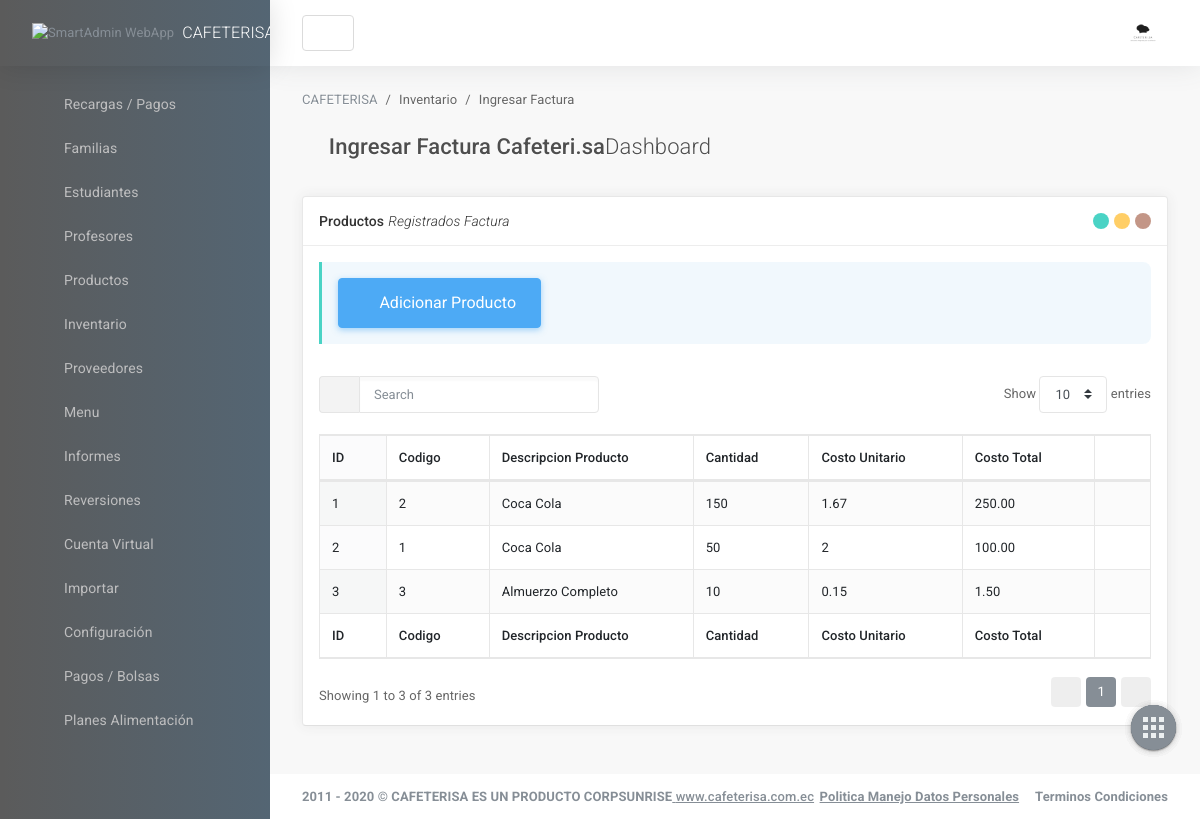
Page /ingresarFacturaProveedor.php on the committed database.
### tables this page shows
CREATE TABLE compras_proveedor (
	id_compra_proveedor   			int(255) auto_increment not null,
	id_proveedor  		int(255) not null,
	id_producto 		int(255) not null,
	precio_compra  		float(200,2) not null,
	cantidad_compra		int(255) not null,
	fecha_compra		date not null,
	hora_compra			time not null,
	CONSTRAINT pk_compras_proveedor PRIMARY KEY(id_compra_proveedor),
	CONSTRAINT fk_compra_producto FOREIGN KEY(id_producto) REFERENCES productos(id_producto),
	CONSTRAINT fk_compra_proveedor FOREIGN KEY(id_proveedor) REFERENCES proveedores(id_proveedor)
);

CREATE TABLE productos (
	id_producto   		int(255) auto_increment not null,
	id_categoria		int(255) not null,
	id_clave_autorizacion int(255) not null,
	codigo_barras_producto		varchar(100),
	titulo_producto	  	varchar(100) not null,
	descripcion_producto	text,
	costo_producto			float(200,2) not null,
	precio_venta_producto	float(200,2) not null,
	cantidad_producto		int(255) not null,
	disponibilidad_inventario	char(1) not null,
	disponibilidad_precompra	char(1) not null,
	imagen_producto				varchar(255),
	CONSTRAINT pk_productos PRIMARY KEY(id_producto),
	CONSTRAINT fk_producto_categoria FOREIGN KEY(id_categoria) REFERENCES categorias_producto(id_categoria)
);

### include/helpers.php (called while the page is built, shortened)
<?php
	function conseguir_compras_proveedor($conexion, $codigoProveedor = null){
		$sql = "SELECT id_compra_proveedor AS CODIGO, cp.id_proveedor AS ID_PROVEEDOR, pr.codigo_proveedor AS IDENTIFICACION, pr.nombre_proveedor AS NOMBRE_PROVEEDOR, precio_compra AS COSTO, cantidad_compra AS CANTIDAD, fecha_compra AS FECHA, hora_compra AS HORA, p.titulo_producto AS DESCRIPCION_PRODUCTO FROM compras_proveedor cp INNER JOIN productos p ON cp.id_producto = p.id_producto INNER JOIN proveedores pr ON cp.id_proveedor = pr.id_proveedor ORDER BY fecha_compra DESC";
		$compras_proveedor = mysqli_query($conexion, $sql);
		$result = array();
		if ($compras_proveedor && mysqli_num_rows($compras_proveedor) >=1) {
			$result = $compras_proveedor;
		}
		return $result;
	}
?>

### ingresarFacturaProveedor.php (the view, shortened to what this page needs)
<?php
require_once 'include/cabecera.php';
require_once 'include/helpers.php';
require_once 'include/conexion.php';
?>
<?php
        $idProveedor = null;
?>
<main id="js-page-content" role="main" class="page-content">
    <ol class="breadcrumb page-breadcrumb">
        <li class="breadcrumb-item"><a href="javascript:void(0);">CAFETERISA</a></li>
        <li class="breadcrumb-item">Inventario</li>
        <li class="breadcrumb-item">Ingresar Factura</li>
    </ol>
    <div class="subheader">
        <h1 class="subheader-title">
            <i class='subheader-icon fal fa-home'></i> Ingresar Factura Cafeteri.sa<span class='fw-300'>Dashboard</span>
        </h1>
  </div>
  <div class="row">
      <div class="col-xl-12">
          <div id="panel-1" class="panel">
              <div class="panel-hdr">
                  <h2>
                      Productos <span class="fw-300"><i>Registrados Factura</i></span>
                  </h2>
                  <div class="panel-toolbar">
                    <button class="btn btn-panel" data-action="panel-collapse" data-toggle="tooltip" data-offset="0,10" data-original-title="Minimizar"></button>
                    <button class="btn btn-panel" data-action="panel-fullscreen" data-toggle="tooltip" data-offset="0,10" data-original-title="Pantalla Completa"></button>
                    <button class="btn btn-panel" data-action="panel-close" data-toggle="tooltip" data-offset="0,10" data-original-title="Cerrar"></button>                  </div>
              </div>
              <div class="panel-container show">
                  <div class="panel-content">
                    <div class="panel-tag">
                      <button type="button" class="btn btn-lg btn-info" data-toggle="modal" data-target="#modalAddProducto">
                          <span class="fal fa-upload"></span>
                          Adicionar Producto
                      </button>
                    </div>
                      <table id="dt-basic-example" class="table table-bordered table-hover table-striped w-100">
                          <thead>
                              <tr>
                                  <th>ID</th>
                                  <th>Codigo</th>
                                  <th>Descripcion Producto</th>
                                  <th>Cantidad</th>
                                  <th>Costo Unitario</th>
                                  <th>Costo Total</th>
                                  <th>&nbsp;</th>
                              </tr>
                          </thead>
                          <tbody>
<?php
$contador = 0;
    $compras_proveedores = conseguir_compras_proveedor($db, $idProveedor);
    if(!empty($compras_proveedores) && mysqli_num_rows($compras_proveedores) >= 1):
        while($compra_proveedor = mysqli_fetch_assoc($compras_proveedores)):
        	$contador++;
?>
<tr>
						<td><?=$contador?></td>
                        <td><?=$compra_proveedor['CODIGO']?></td>
                        <td><?=$compra_proveedor['DESCRIPCION_PRODUCTO']?></td>
                        <td><?=$compra_proveedor['CANTIDAD']?></td>
                        <?php
                        	$costoUnitario = $compra_proveedor['COSTO'] / $compra_proveedor['CANTIDAD'];
    						$factor = pow(10, 2);
   							$costoUnitario = (round($costoUnitario*$factor)/$factor);
                        ?>
                        <td><?=$costoUnitario?></td>
                        <td><?=$compra_proveedor['COSTO']?></td>
                        <td>&nbsp;</td>
</tr>
<?php
		endwhile;
	endif;
?>
                          </tbody>
                          <tfoot>
                              <tr>
                                <th>ID</th>
                                <th>Codigo</th>
                                <th>Descripcion Producto</th>
                                <th>Cantidad</th>
                                <th>Costo Unitario</th>
                                <th>Costo Total</th>
                                <th>&nbsp;</th>
                              </tr>
                          </tfoot>
                      </table>
                  </div>
              </div>
          </div>
      </div>
  </div>
</main>
                    <footer class="page-footer" role="contentinfo">
    <div class="d-flex align-items-center flex-1 text-muted">
        <span class="hidden-md-down fw-700">2011 - 2020 © CAFETERISA ES UN PRODUCTO CORPSUNRISE<a href='https://www.cafeterisa.com.ec' class='text-primary fw-500' title='gotbootstrap.com' target='_blank'> www.cafeterisa.com.ec</a></span>
    </div>
    <div>
        <ul class="list-table m-0">
            <li><a href="https://www.katu.com.co/docs/politicaManejoDatosPersonales.pdf" target="_blank"class="text-secondary fw-700">Politica Manejo Datos Personales</a></li>
            <li class="pl-3"><a href="https://www.katu.com/docs/terminosCondiciones.pdf" class="text-secondary fw-700">Terminos Condiciones</a></li>
            </ul>
    </div>
</footer>
                </div>
            </div>
        </div>
<nav class="shortcut-menu d-none d-sm-block">
    <label for="menu_open" class="menu-open-button ">
        <span class="app-shortcut-icon d-block"></span>
    </label>
    <a href="#" class="menu-item btn" data-toggle="tooltip" data-placement="left" title="Scroll Incio">
    </a>
    <a href="salir.php" class="menu-item btn" data-toggle="tooltip" data-placement="left" title="Salir">
    </a>
    <a href="#" class="menu-item btn" data-action="app-fullscreen" data-toggle="tooltip" data-placement="left" title="Pantalla Completa">
    </a>
    <a href="#" class="menu-item btn" data-action="app-print" data-toggle="tooltip" data-placement="left" title="Imprimir Pagina">
    </a>
</nav>
    </body>
</html>

### rows in the picture
compras_proveedor: id_compra_proveedor "2", id_producto.titulo_producto "Coca Cola", cantidad_compra "150", costoUnitario "1.67", precio_compra "250.00"
compras_proveedor: id_compra_proveedor "1", id_producto.titulo_producto "Coca Cola", cantidad_compra "50", costoUnitario "2", precio_compra "100.00"
compras_proveedor: id_compra_proveedor "3", id_producto.titulo_producto "Almuerzo Completo", cantidad_compra "10", costoUnitario "0.15", precio_compra "1.50"
